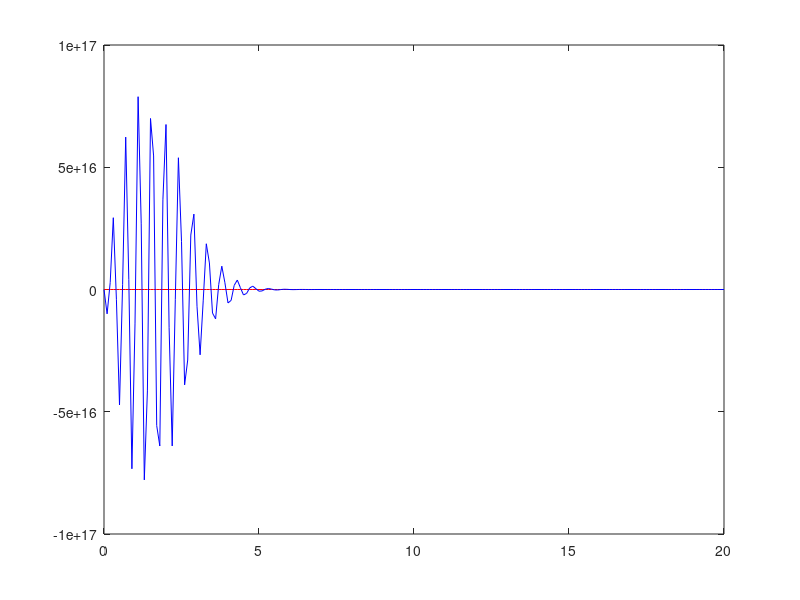

Here is the MATLAB script that generated this plot:
clear all
close all
clc

%
% Introductory Matlab script for solving the advection equation: 
% u_t + c*u_x = 0
% using simple upwinding
% 

% Set the parameters for the solution
L = 20; % length of solution domain (from zero)
J = 200; % number of grid points (not counting zero)
x = linspace(0, L ,J+1); % set up a vector of x locations
dx = L/J; % size of a grid cell, delta x
c = 1; % advection speed
dt = 0.08; % size of time step, delta t

T = 15; % duraction of simulation
N = round(T/dt); % number of times to iterate simuation to get to time T

% set an initial condition
u0 = x./(x.^4 + 1);
d0 = x./(x.^4 + 1);
c0 = x./(x.^4 + 1);

up = u0; % up will denote u in the Present during the simulation
down = d0;
centered = c0;

%%%%%%%%%%%%%%%%%%%%%%%%%%%%%%%%%%%%%%%%%%%%%%%
% Running the Upwind Method on u_x + cu_t = 0 %
%%%%%%%%%%%%%%%%%%%%%%%%%%%%%%%%%%%%%%%%%%%%%%%

% plot(x, u0, 'r') % plot the IC
% 
% % add labels to the plot
% xlabel('x'), ylabel('u(x,t)')
% title(['Upwinding for the advection equation, \phi = ' num2str(c*dt/dx)])
% 
% for n = 1:N % beginning the for time loop
% 
%     up(1) = 0; % enforce the zero BC at x = 0
% 
%     for j = 2:J+1 % begin spatial loop; note that j = 1 is x = 0
%         un(j) = up(j) - c*dt/dx*(up(j)-up(j-1));
%     end % ending the spatial loop
% 
%     % to see results as an animation uncomment the line below and comment
%     % the if - end statement
% 
%     plot(x,u0,'r',x,un,'b'), pause(.1) % plots the next calculated time slice and the IC for reference. Makes this an animation
% 
%     % if mod(n*dt,2) < dt % check if current time is close to a multiple of 2
%     %     hold on, plot(x,un,'b'), hold off % if so, add a plot of current solution to existing plot
%     % end
% 
%     up = un; % reset present solution for next time step
% end % end time loop

%%%%%%%%%%%%%%%%%%%%%%%%%%%%%%%%%%%%%%%%%%%%%%%%%
% Running the Downwind Method on u_x + cu_t = 0 %
%%%%%%%%%%%%%%%%%%%%%%%%%%%%%%%%%%%%%%%%%%%%%%%%%

% plot(x, d0, 'r') % plot the IC
% 
% % add labels to the plot
% xlabel('x'), ylabel('u(x,t)')
% title(['Downwinding for the advection equation, \phi = ' num2str(c*dt/dx)])
% 
% for n = 1:N % beginning the for time loop
% 
%     down(1) = 0; % enforce the zero BC at x = 0
% 
%     for j = 2:J+1 % begin spatial loop; note that j = 1 is x = 0
%         dn(j) = down(j) - c*dt/dx*(down(j-1)-down(j));
%     end % ending the spatial loop
% 
%     % to see results as an animation uncomment the line below and comment
%     % the if - end statement
% 
%     plot(x,d0,'r',x,dn,'b'), pause(.1) % plots the next calculated time slice and the IC for reference. Makes this an animation
% 
%     % if mod(n*dt,2) < dt % check if current time is close to a multiple of 2
%     %     hold on, plot(x,dn,'b'), hold off % if so, add a plot of current solution to existing plot
%     % end
% 
%     down = dn; % reset present solution for next time step
% end % end time loop


%%%%%%%%%%%%%%%%%%%%%%%%%%%%%%%%%%%%%%%%%%%%%%%%%
% Running the Centered Method on u_x + cu_t = 0 %
%%%%%%%%%%%%%%%%%%%%%%%%%%%%%%%%%%%%%%%%%%%%%%%%%

plot(x, c0, 'r') % plot the IC

% add labels to the plot
xlabel('x'), ylabel('u(x,t)')
title(['Centering Method for the advection equation, \phi = ' num2str(c*dt/dx)])

for n = 1:N % beginning the for time loop

    centered(1) = 0; % enforce the zero BC at x = 0
    for j = 2:J % begin spatial loop; note that j = 1 is x = 0
        cn(j) = centered(j) - c*dt/(2*dx)*(centered(j+1)-centered(j-1));
    end % ending the spatial loop

    centered_of_J_plus_1 = 20.1/(20.1^4 + 1); % maybe this is just 0?
    cn(201) = centered(J) - c*dt/(2*dx)*(centered_of_J_plus_1 - centered(J-1)); % setting anther boundary condition

    % to see results as an animation uncomment the line below and comment
    % the if - end statement

    plot(x,c0,'r',x,cn,'b'), pause(.1) % plots the next calculated time slice and the IC for reference. Makes this an animation

    % if mod(n*dt,2) < dt % check if current time is close to a multiple of 2
    %     hold on, plot(x,cn,'b'), hold off % if so, add a plot of current solution to existing plot
    % end
    % 
    centered = cn; % reset present solution for next time step
end % end time loop
